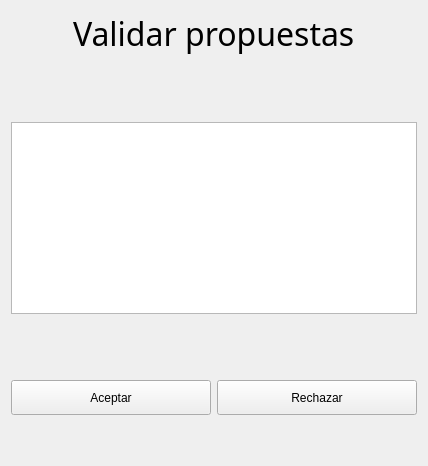
      <widget class="QWidget" name="page_a4">
       <layout class="QHBoxLayout" name="horizontalLayout_19">
        <item>
         <layout class="QGridLayout" name="gridLayout_7">
          <item row="7" column="0">
           <layout class="QHBoxLayout" name="horizontalLayout_20">
            <property name="topMargin">
             <number>20</number>
            </property>
            <item>
             <widget class="QPushButton" name="pushButton_3">
              <property name="minimumSize">
               <size>
                <width>200</width>
                <height>35</height>
               </size>
              </property>
              <property name="maximumSize">
               <size>
                <width>200</width>
                <height>16777215</height>
               </size>
              </property>
              <property name="text">
               <string>Aceptar</string>
              </property>
             </widget>
            </item>
            <item>
             <widget class="QPushButton" name="pushButton_4">
              <property name="minimumSize">
               <size>
                <width>200</width>
                <height>35</height>
               </size>
              </property>
              <property name="maximumSize">
               <size>
                <width>200</width>
                <height>200</height>
               </size>
              </property>
              <property name="text">
               <string>Rechazar</string>
              </property>
             </widget>
            </item>
           </layout>
          </item>
          <item row="3" column="0">
           <spacer name="verticalSpacer_19">
            <property name="orientation">
             <enum>Qt::Vertical</enum>
            </property>
            <property name="sizeHint" stdset="0">
             <size>
              <width>20</width>
              <height>40</height>
             </size>
            </property>
           </spacer>
          </item>
          <item row="5" column="0">
           <spacer name="verticalSpacer_20">
            <property name="orientation">
             <enum>Qt::Vertical</enum>
            </property>
            <property name="sizeHint" stdset="0">
             <size>
              <width>20</width>
              <height>40</height>
             </size>
            </property>
           </spacer>
          </item>
          <item row="9" column="0">
           <spacer name="verticalSpacer_18">
            <property name="orientation">
             <enum>Qt::Vertical</enum>
            </property>
            <property name="sizeHint" stdset="0">
             <size>
              <width>20</width>
              <height>40</height>
             </size>
            </property>
           </spacer>
          </item>
          <item row="1" column="0" alignment="Qt::AlignHCenter">
           <widget class="QLabel" name="label_34">
            <property name="font">
             <font>
              <family>Bahnschrift</family>
              <pointsize>24</pointsize>
             </font>
            </property>
            <property name="text">
             <string>Validar propuestas</string>
            </property>
           </widget>
          </item>
          <item row="4" column="0">
           <layout class="QHBoxLayout" name="horizontalLayout_18">
            <property name="topMargin">
             <number>20</number>
            </property>
            <item>
             <widget class="QTableView" name="tableView_validarPropuesta"/>
            </item>
           </layout>
          </item>
         </layout>
        </item>
       </layout>
      </widget>
